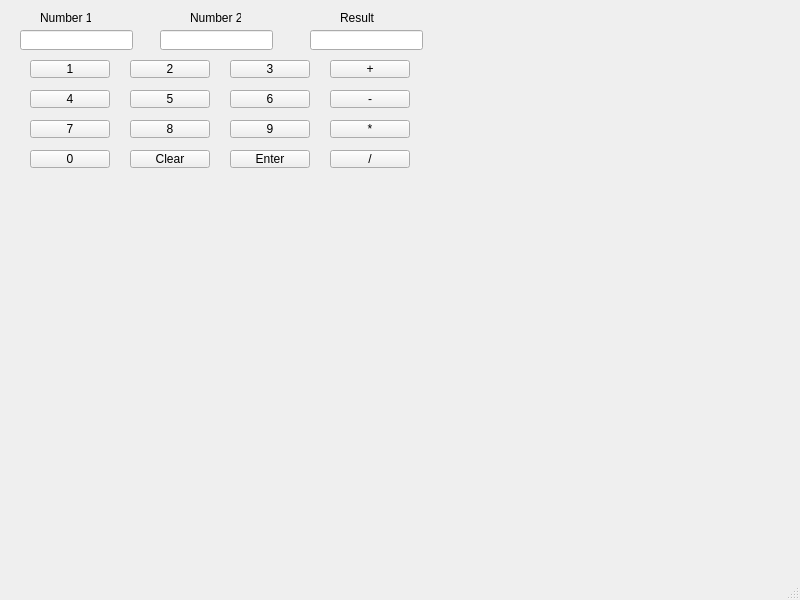
<?xml version="1.0" encoding="UTF-8"?>
<ui version="4.0">
 <class>MainWindow</class>
 <widget class="QMainWindow" name="MainWindow">
  <property name="geometry">
   <rect>
    <x>0</x>
    <y>0</y>
    <width>800</width>
    <height>600</height>
   </rect>
  </property>
  <property name="windowTitle">
   <string>MainWindow</string>
  </property>
  <widget class="QWidget" name="centralwidget">
   <widget class="QPushButton" name="N1">
    <property name="geometry">
     <rect>
      <x>30</x>
      <y>60</y>
      <width>80</width>
      <height>18</height>
     </rect>
    </property>
    <property name="text">
     <string>1</string>
    </property>
   </widget>
   <widget class="QPushButton" name="N2">
    <property name="geometry">
     <rect>
      <x>130</x>
      <y>60</y>
      <width>80</width>
      <height>18</height>
     </rect>
    </property>
    <property name="text">
     <string>2</string>
    </property>
   </widget>
   <widget class="QLineEdit" name="result">
    <property name="geometry">
     <rect>
      <x>310</x>
      <y>30</y>
      <width>113</width>
      <height>20</height>
     </rect>
    </property>
   </widget>
   <widget class="QLabel" name="label">
    <property name="geometry">
     <rect>
      <x>40</x>
      <y>10</y>
      <width>51</width>
      <height>16</height>
     </rect>
    </property>
    <property name="text">
     <string>Number 1</string>
    </property>
   </widget>
   <widget class="QLabel" name="label_2">
    <property name="geometry">
     <rect>
      <x>340</x>
      <y>10</y>
      <width>41</width>
      <height>16</height>
     </rect>
    </property>
    <property name="text">
     <string>Result</string>
    </property>
   </widget>
   <widget class="QLabel" name="label_3">
    <property name="geometry">
     <rect>
      <x>190</x>
      <y>10</y>
      <width>51</width>
      <height>16</height>
     </rect>
    </property>
    <property name="text">
     <string>Number 2</string>
    </property>
   </widget>
   <widget class="QLineEdit" name="num1">
    <property name="geometry">
     <rect>
      <x>20</x>
      <y>30</y>
      <width>113</width>
      <height>20</height>
     </rect>
    </property>
   </widget>
   <widget class="QLineEdit" name="num2">
    <property name="geometry">
     <rect>
      <x>160</x>
      <y>30</y>
      <width>113</width>
      <height>20</height>
     </rect>
    </property>
   </widget>
   <widget class="QPushButton" name="N3">
    <property name="geometry">
     <rect>
      <x>230</x>
      <y>60</y>
      <width>80</width>
      <height>18</height>
     </rect>
    </property>
    <property name="text">
     <string>3</string>
    </property>
   </widget>
   <widget class="QPushButton" name="add">
    <property name="geometry">
     <rect>
      <x>330</x>
      <y>60</y>
      <width>80</width>
      <height>18</height>
     </rect>
    </property>
    <property name="text">
     <string>+</string>
    </property>
   </widget>
   <widget class="QPushButton" name="N4">
    <property name="geometry">
     <rect>
      <x>30</x>
      <y>90</y>
      <width>80</width>
      <height>18</height>
     </rect>
    </property>
    <property name="text">
     <string>4</string>
    </property>
   </widget>
   <widget class="QPushButton" name="N5">
    <property name="geometry">
     <rect>
      <x>130</x>
      <y>90</y>
      <width>80</width>
      <height>18</height>
     </rect>
    </property>
    <property name="text">
     <string>5</string>
    </property>
   </widget>
   <widget class="QPushButton" name="N6">
    <property name="geometry">
     <rect>
      <x>230</x>
      <y>90</y>
      <width>80</width>
      <height>18</height>
     </rect>
    </property>
    <property name="text">
     <string>6</string>
    </property>
   </widget>
   <widget class="QPushButton" name="sub">
    <property name="geometry">
     <rect>
      <x>330</x>
      <y>90</y>
      <width>80</width>
      <height>18</height>
     </rect>
    </property>
    <property name="text">
     <string>-</string>
    </property>
   </widget>
   <widget class="QPushButton" name="N7">
    <property name="geometry">
     <rect>
      <x>30</x>
      <y>120</y>
      <width>80</width>
      <height>18</height>
     </rect>
    </property>
    <property name="text">
     <string>7</string>
    </property>
   </widget>
   <widget class="QPushButton" name="N8">
    <property name="geometry">
     <rect>
      <x>130</x>
      <y>120</y>
      <width>80</width>
      <height>18</height>
     </rect>
    </property>
    <property name="text">
     <string>8</string>
    </property>
   </widget>
   <widget class="QPushButton" name="N9">
    <property name="geometry">
     <rect>
      <x>230</x>
      <y>120</y>
      <width>80</width>
      <height>18</height>
     </rect>
    </property>
    <property name="text">
     <string>9</string>
    </property>
   </widget>
   <widget class="QPushButton" name="mul">
    <property name="geometry">
     <rect>
      <x>330</x>
      <y>120</y>
      <width>80</width>
      <height>18</height>
     </rect>
    </property>
    <property name="text">
     <string>*</string>
    </property>
   </widget>
   <widget class="QPushButton" name="N0">
    <property name="geometry">
     <rect>
      <x>30</x>
      <y>150</y>
      <width>80</width>
      <height>18</height>
     </rect>
    </property>
    <property name="text">
     <string>0</string>
    </property>
   </widget>
   <widget class="QPushButton" name="clear">
    <property name="geometry">
     <rect>
      <x>130</x>
      <y>150</y>
      <width>80</width>
      <height>18</height>
     </rect>
    </property>
    <property name="text">
     <string>Clear</string>
    </property>
   </widget>
   <widget class="QPushButton" name="enter">
    <property name="geometry">
     <rect>
      <x>230</x>
      <y>150</y>
      <width>80</width>
      <height>18</height>
     </rect>
    </property>
    <property name="text">
     <string>Enter</string>
    </property>
   </widget>
   <widget class="QPushButton" name="div">
    <property name="geometry">
     <rect>
      <x>330</x>
      <y>150</y>
      <width>80</width>
      <height>18</height>
     </rect>
    </property>
    <property name="text">
     <string>/</string>
    </property>
   </widget>
  </widget>
  <widget class="QMenuBar" name="menubar">
   <property name="geometry">
    <rect>
     <x>0</x>
     <y>0</y>
     <width>800</width>
     <height>17</height>
    </rect>
   </property>
  </widget>
  <widget class="QStatusBar" name="statusbar"/>
 </widget>
 <resources/>
 <connections/>
</ui>
